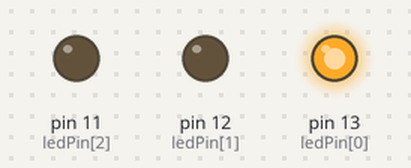
Bench run of a sketch on a simulated Arduino Uno, built with avr-gcc and run on an emulated ATmega328P. On the bench: output pins drawn as LEDs (lit = HIGH).

Above: at 0.5 s.
At 1.5 s:
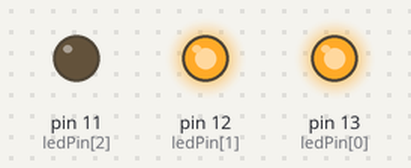
At 2.5 s:
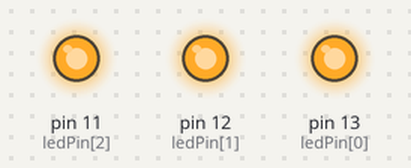
At 3.5 s:
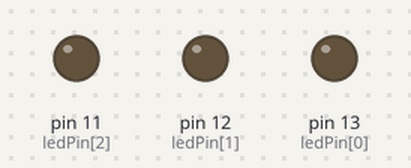
Timing chart, 0 to 5.2 s (numbered marks = the images above):
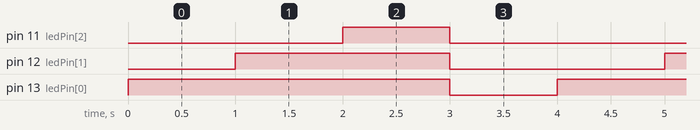

The sketch:

Test1.ino
```cpp
int ledPin[] = {13, 12, 11};
int inc = 0;


void setup() {
  // put your setup code here, to run once:
  pinMode(ledPin[0], OUTPUT);
  pinMode(ledPin[1], OUTPUT);
  pinMode(ledPin[2], OUTPUT);
}

void loop() {
  // put your main code here, to run repeatedly:
  if(inc ==3){
      for (int i = 0; i <= 2; i++) {
        digitalWrite(ledPin[i], LOW);
  }
    inc = 0;
    delay(1000);
  }
  digitalWrite(ledPin[inc], HIGH);   // turn the LED on (HIGH is the voltage level)
  delay(1000);                       // wait for a second
  inc = inc +1;

}
```

Measured:
- by itself, pin 11 (ledPin[2]): alternates HIGH for 1.0 s and LOW for 3.0 s
- by itself, pin 12 (ledPin[1]): alternates HIGH for 2.0 s and LOW for 2.0 s
- by itself, pin 13 (ledPin[0]): alternates HIGH for 3.0 s and LOW for 1.0 s
